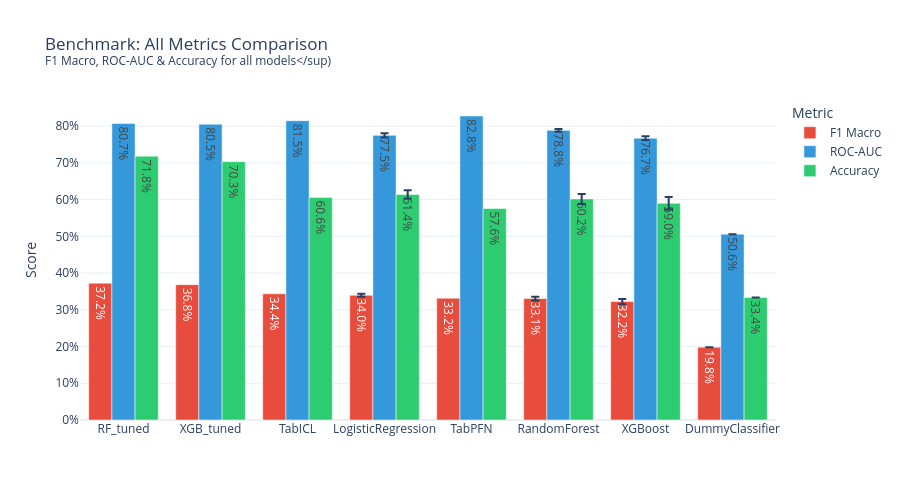

This figure's notebook cell:
### Markdown cell above
## 4.2 ROC-AUC Comparison

### Code cell
# AUC + F1 Combined: Grouped Bar
metrics_long = []
for _, row in df_summary.iterrows():
    metrics_long.append({'model': row['model'], 'Metric': 'F1 Macro', 'Score': row['f1_mean'], 'Std': row['f1_std']})
    metrics_long.append({'model': row['model'], 'Metric': 'ROC-AUC', 'Score': row['auc_mean'], 'Std': row['auc_std']})
    metrics_long.append({'model': row['model'], 'Metric': 'Accuracy', 'Score': row['acc_mean'], 'Std': row['acc_std']})

ml_df = pd.DataFrame(metrics_long)

fig3 = px.bar(
    ml_df, x='model', y='Score', color='Metric', error_y='Std',
    barmode='group',
    title=f'Benchmark: All Metrics Comparison<br>'
          f'<sup>F1 Macro, ROC-AUC & Accuracy for all models</sup)',
    template='plotly_white',
    text_auto='.1%',
    color_discrete_map={'F1 Macro': '#e74c3c', 'ROC-AUC': '#3498db', 'Accuracy': '#2ecc71'},
    category_orders={'model': model_order[::-1]}
)
fig3.update_layout(yaxis_tickformat='.0%', xaxis_title=None, height=500)
show_and_save(fig3, "benchmark_all_metrics")

### Figure 1 — Plotly figure (JSON) as saved in the notebook; plotly's stock layout.template omitted (floating-point values rounded to 4 significant figures)
{"data": [{"alignmentgroup": "True", "error_y": {"array": [NaN, NaN, NaN, 0.004034, NaN, 0.005187, 0.007208, 0.0]}, "hovertemplate": "Metric=F1 Macro<br>model=%{x}<br>Score=%{y}<extra></extra>", "legendgroup": "F1 Macro", "marker": {"color": "#e74c3c", "pattern": {"shape": ""}}, "name": "F1 Macro", "offsetgroup": "F1 Macro", "orientation": "v", "showlegend": true, "textposition": "auto", "texttemplate": "%{y:.1%}", "type": "bar", "x": ["RF_tuned", "XGB_tuned", "TabICL", "LogisticRegression", "TabPFN", "RandomForest", "XGBoost", "DummyClassifier"], "xaxis": "x", "y": [0.3725, 0.3685, 0.3436, 0.3395, 0.3315, 0.3305, 0.3224, 0.1983], "yaxis": "y"}, {"alignmentgroup": "True", "error_y": {"array": [NaN, NaN, NaN, 0.005636, NaN, 0.003503, 0.005147, 0.0]}, "hovertemplate": "Metric=ROC-AUC<br>model=%{x}<br>Score=%{y}<extra></extra>", "legendgroup": "ROC-AUC", "marker": {"color": "#3498db", "pattern": {"shape": ""}}, "name": "ROC-AUC", "offsetgroup": "ROC-AUC", "orientation": "v", "showlegend": true, "textposition": "auto", "texttemplate": "%{y:.1%}", "type": "bar", "x": ["RF_tuned", "XGB_tuned", "TabICL", "LogisticRegression", "TabPFN", "RandomForest", "XGBoost", "DummyClassifier"], "xaxis": "x", "y": [0.8073, 0.8052, 0.8149, 0.7749, 0.8276, 0.7885, 0.7672, 0.5059], "yaxis": "y"}, {"alignmentgroup": "True", "error_y": {"array": [NaN, NaN, NaN, 0.01141, NaN, 0.01367, 0.01682, 0.0]}, "hovertemplate": "Metric=Accuracy<br>model=%{x}<br>Score=%{y}<extra></extra>", "legendgroup": "Accuracy", "marker": {"color": "#2ecc71", "pattern": {"shape": ""}}, "name": "Accuracy", "offsetgroup": "Accuracy", "orientation": "v", "showlegend": true, "textposition": "auto", "texttemplate": "%{y:.1%}", "type": "bar", "x": ["RF_tuned", "XGB_tuned", "TabICL", "LogisticRegression", "TabPFN", "RandomForest", "XGBoost", "DummyClassifier"], "xaxis": "x", "y": [0.7183, 0.7033, 0.606, 0.6141, 0.5757, 0.6018, 0.59, 0.3338], "yaxis": "y"}], "layout": {"barmode": "group", "height": 500, "legend": {"title": {"text": "Metric"}, "tracegroupgap": 0}, "title": {"text": "Benchmark: All Metrics Comparison<br><sup>F1 Macro, ROC-AUC & Accuracy for all models</sup)"}, "xaxis": {"anchor": "y", "categoryarray": ["RF_tuned", "XGB_tuned", "TabICL", "LogisticRegression", "TabPFN", "RandomForest", "XGBoost", "DummyClassifier"], "categoryorder": "array", "domain": [0, 1], "title": {}}, "yaxis": {"anchor": "x", "domain": [0, 1], "tickformat": ".0%", "title": {"text": "Score"}}}}
